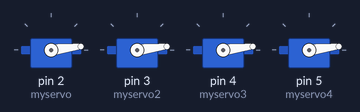
The sketch below on a simulated Arduino Uno, built with avr-gcc and run on an emulated ATmega328P. On the bench: 4 × servo.

Above: at 0.05 s.
At 0.45 s:
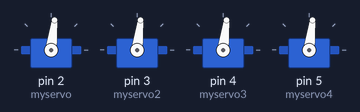
At 0.9 s:
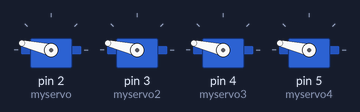
At 1.1 s:
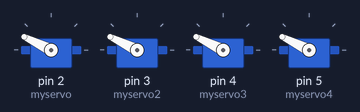
At 1.35 s:
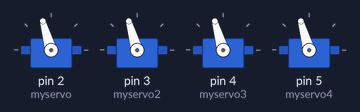
At 1.8 s:
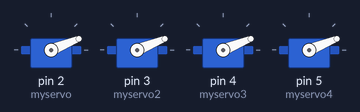
Timing chart, 0 to 4.4 s (numbered marks = the images above):
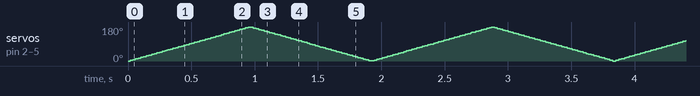

The sketch:

motor_test.ino
```cpp
#include <Servo.h>

Servo myservo;  // create servo object to control a servo
Servo myservo2;  // create servo object to control a servo
Servo myservo3;  // create servo object to control a servo
Servo myservo4;  // create servo object to control a servo

int pos = 0;    // variable to store the servo position

void setup() {
  myservo.attach(2);  // attaches the servo on pin 9 to the servo object
  myservo2.attach(3);
  myservo3.attach(4);
  myservo4.attach(5);
}

void loop() {
  for (pos = 0; pos <= 180; pos += 1) { // goes from 0 degrees to 180 degrees
    // in steps of 1 degree
    myservo.write(pos);              // tell servo to go to position in variable 'pos'
    myservo2.write(pos);
    myservo3.write(pos);
    myservo4.write(pos);
    delay(5);                       // waits 15ms for the servo to reach the position
  }
  for (pos = 180; pos >= 0; pos -= 1) { // goes from 180 degrees to 0 degrees
    myservo.write(pos);              // tell servo to go to position in variable 'pos'
    myservo2.write(pos);
    myservo3.write(pos);
    myservo4.write(pos);
    delay(5);                       // waits 15ms for the servo to reach the position
  }
}
```
